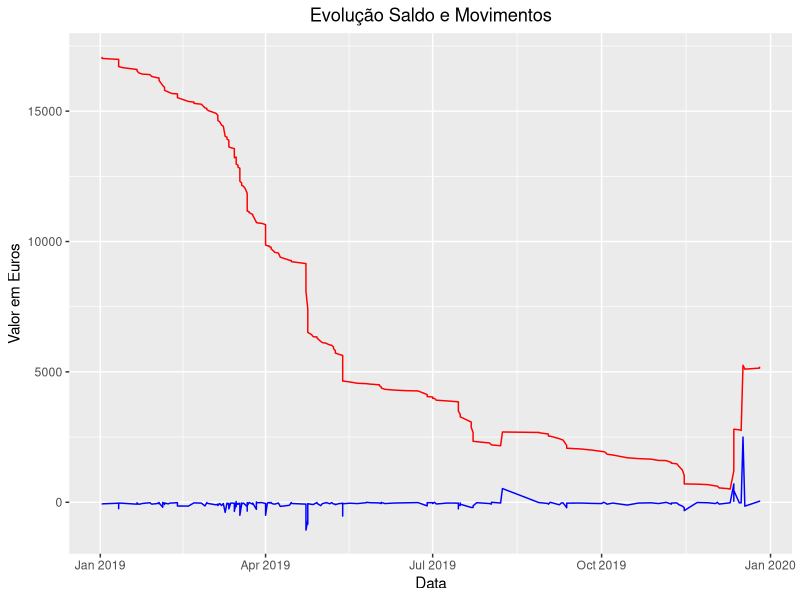

Recreate this plot in R.
## ---- chunk 1
knitr::opts_chunk$set(echo = TRUE, warning = FALSE, message = FALSE)
## ---- chunk 2
## Carregamento de bibliotecas
library(dplyr)
library(lubridate)
library(stringr)

## Extracção dos dados
contasDF <- read.delim("./2019/extratos/complete2019.csv", sep = ";")
contasDF <- as_tibble(contasDF)


## Conversão para formato de data
contasDF$DATA.MOV. <- ymd(contasDF$DATA.MOV.)
contasDF$DATA.VALOR <- ymd(contasDF$DATA.VALOR)

## Conversão da descrição para character

contasDF$DESCRIÇÃO <- as.character(contasDF$DESCRIÇÃO)

## ---- chunk 3
library(ggplot2)
ggplot(contasDF, aes(DATA.MOV., SALDO.CONTABILÍSTICO, IMPORTÂNCIA)) + 
        geom_line(aes(DATA.MOV., SALDO.CONTABILÍSTICO),color = "red") +
        geom_line(aes(DATA.MOV., IMPORTÂNCIA),color = "blue") +
        labs(x = "Data") + 
        labs(y = "Valor em Euros") + 
        labs(title = "Evolução Saldo e Movimentos") + 
        theme(plot.title = element_text(hjust = 0.5))
## ---- chunk 4
## Securitas
if (sum(grepl("00026322892", contasDF$DESCRIÇÃO)) > 0) {
        contasDF <- mutate(contasDF, CENTRO.DE.CUSTO = ifelse(grepl("00026322892", DESCRIÇÃO), "ENCARGOS COM INSTALAÇÕES", "NA"))
        contasDF <- mutate(contasDF, RUBRICA = ifelse(grepl("00026322892", DESCRIÇÃO), "SECURITAS - ALARME", "NA"))
}

#SMAS
if (sum(grepl("Servicos Munici", contasDF$DESCRIÇÃO)) > 0) {
        contasDF <- mutate(contasDF, CENTRO.DE.CUSTO = ifelse(grepl("Servicos Munici", DESCRIÇÃO), "ENCARGOS COM INSTALAÇÕES", CENTRO.DE.CUSTO))
        contasDF <- mutate(contasDF, RUBRICA = ifelse(grepl("Servicos Munici", DESCRIÇÃO), "CONSUMO ÁGUA (SMAS)", RUBRICA))
}

#Imposto de selo e despesas bancárias
if (sum(grepl("I.SELO|COMISSÃO MANUTENÇÃO|ANUIDADE|SELO|COMISSAO MANUTENCAO", contasDF$DESCRIÇÃO)) > 0) {
        contasDF <- mutate(contasDF, CENTRO.DE.CUSTO = 
                                   ifelse(grepl("I.SELO|COMISSÃO MANUTENÇÃO", DESCRIÇÃO), 
                                          "ENCARGOS COM INSTALAÇÕES", CENTRO.DE.CUSTO))
        contasDF <- mutate(contasDF, RUBRICA = 
                                   ifelse(grepl("I.SELO|COMISSÃO MANUTENÇÃO", DESCRIÇÃO), "DESP. BANCÁRIAS", RUBRICA))
}

# VODAFONE
if (sum(grepl("00531446107", contasDF$DESCRIÇÃO)) > 0) {
        contasDF <- mutate(contasDF, CENTRO.DE.CUSTO = 
                                   ifelse(grepl("00531446107", DESCRIÇÃO), 
                                          "ENCARGOS COM INSTALAÇÕES", CENTRO.DE.CUSTO))
        contasDF <- mutate(contasDF, RUBRICA = 
                                   ifelse(grepl("00531446107", DESCRIÇÃO), "COMUNICAÇÕES", RUBRICA))
}

# MAFEP
if (sum(grepl("10367661", contasDF$DESCRIÇÃO)) > 0) {
        contasDF <- mutate(contasDF, CENTRO.DE.CUSTO = 
                                   ifelse(grepl("10367661", DESCRIÇÃO), 
                                          "ENCARGOS COM INSTALAÇÕES", CENTRO.DE.CUSTO))
        contasDF <- mutate(contasDF, RUBRICA = 
                                   ifelse(grepl("10367661", DESCRIÇÃO), "ALUGUER EXTINTORES", RUBRICA))
}


# EDP - CONSUMO ELECTRICIDADE Jesélia e SUS
if (sum(grepl("P05100001520", contasDF$DESCRIÇÃO)) > 0) {
        contasDF <- mutate(contasDF, CENTRO.DE.CUSTO = 
                                   ifelse(grepl("P05100001520", DESCRIÇÃO), 
                                          "ENCARGOS COM INSTALAÇÕES", CENTRO.DE.CUSTO))
        contasDF <- mutate(contasDF, RUBRICA = 
                                   ifelse(grepl("P05100001520", DESCRIÇÃO), "CONSUMO ELECTRICIDADE", RUBRICA))
}

# Seguros
if (sum(grepl("11034", contasDF$DESCRIÇÃO)) > 0) {
        contasDF <- mutate(contasDF, CENTRO.DE.CUSTO = 
                                   ifelse(grepl("11034", DESCRIÇÃO), 
                                          "ENCARGOS COM INSTALAÇÕES", CENTRO.DE.CUSTO))
        contasDF <- mutate(contasDF, RUBRICA = 
                                   ifelse(grepl("11034", DESCRIÇÃO), "SEGUROS", RUBRICA))
}

# Limpezas
if (sum(grepl("PT50000700000032524109823", contasDF$DESCRIÇÃO)) > 0) {
        contasDF <- mutate(contasDF, CENTRO.DE.CUSTO = 
                                   ifelse(grepl("PT50000700000032524109823", DESCRIÇÃO), 
                                          "ENCARGOS COM INSTALAÇÕES", CENTRO.DE.CUSTO))
        contasDF <- mutate(contasDF, RUBRICA = 
                                   ifelse(grepl("PT50000700000032524109823", DESCRIÇÃO), "SERVIÇO DE LIMPEZA", RUBRICA))
}

# Manutenção e Obras Gaspar Fontes
if (sum(grepl("PT50003501810000046033029", contasDF$DESCRIÇÃO)) > 0) {
        contasDF <- mutate(contasDF, CENTRO.DE.CUSTO = 
                                   ifelse(grepl("PT50003501810000046033029", DESCRIÇÃO), 
                                          "ENCARGOS COM INSTALAÇÕES", CENTRO.DE.CUSTO))
        contasDF <- mutate(contasDF, RUBRICA = 
                                   ifelse(grepl("PT50003501810000046033029", DESCRIÇÃO), "MANUTENÇÃO/OBRAS", RUBRICA))
}

# SPA
if (sum(grepl("PT50003300000000812850405", contasDF$DESCRIÇÃO)) > 0) {
        contasDF <- mutate(contasDF, CENTRO.DE.CUSTO = 
                                   ifelse(grepl("PT50003300000000812850405", DESCRIÇÃO), 
                                          "NOITE DAS CAMÉLIAS", CENTRO.DE.CUSTO))
        contasDF <- mutate(contasDF, RUBRICA = 
                                   ifelse(grepl("PT50003300000000812850405", DESCRIÇÃO), "IGAC / SPA", RUBRICA))
}

# Gás
if (sum(grepl("PT50003600509910031520496", contasDF$DESCRIÇÃO)) > 0) {
        contasDF <- mutate(contasDF, CENTRO.DE.CUSTO = 
                                   ifelse(grepl("PT50003600509910031520496", DESCRIÇÃO), 
                                          "ENCARGOS COM INSTALAÇÕES", CENTRO.DE.CUSTO))
        contasDF <- mutate(contasDF, RUBRICA = 
                                   ifelse(grepl("PT50003600509910031520496", DESCRIÇÃO), "GÁS", RUBRICA))
}
## ---- chunk 5
# Adição de factor de mês para separar a tabela
contasDF <- contasDF %>% mutate(Mês = as.factor(month(contasDF$DATA.MOV.)))
contasDF <- contasDF[, c(8, 1:7)] # colocação do factor na coluna inicial

# Separação da tabela numa lista de tabelas por mês
listaMes <- split.data.frame(contasDF, contasDF$Mês)

if (dir.exists("./tabelas_por_mes") == FALSE) dir.create("./tabelas_por_mes")

library(openxlsx)
write.xlsx(listaMes, file = "./tabelas_por_mes/tabelas.xlsx")

